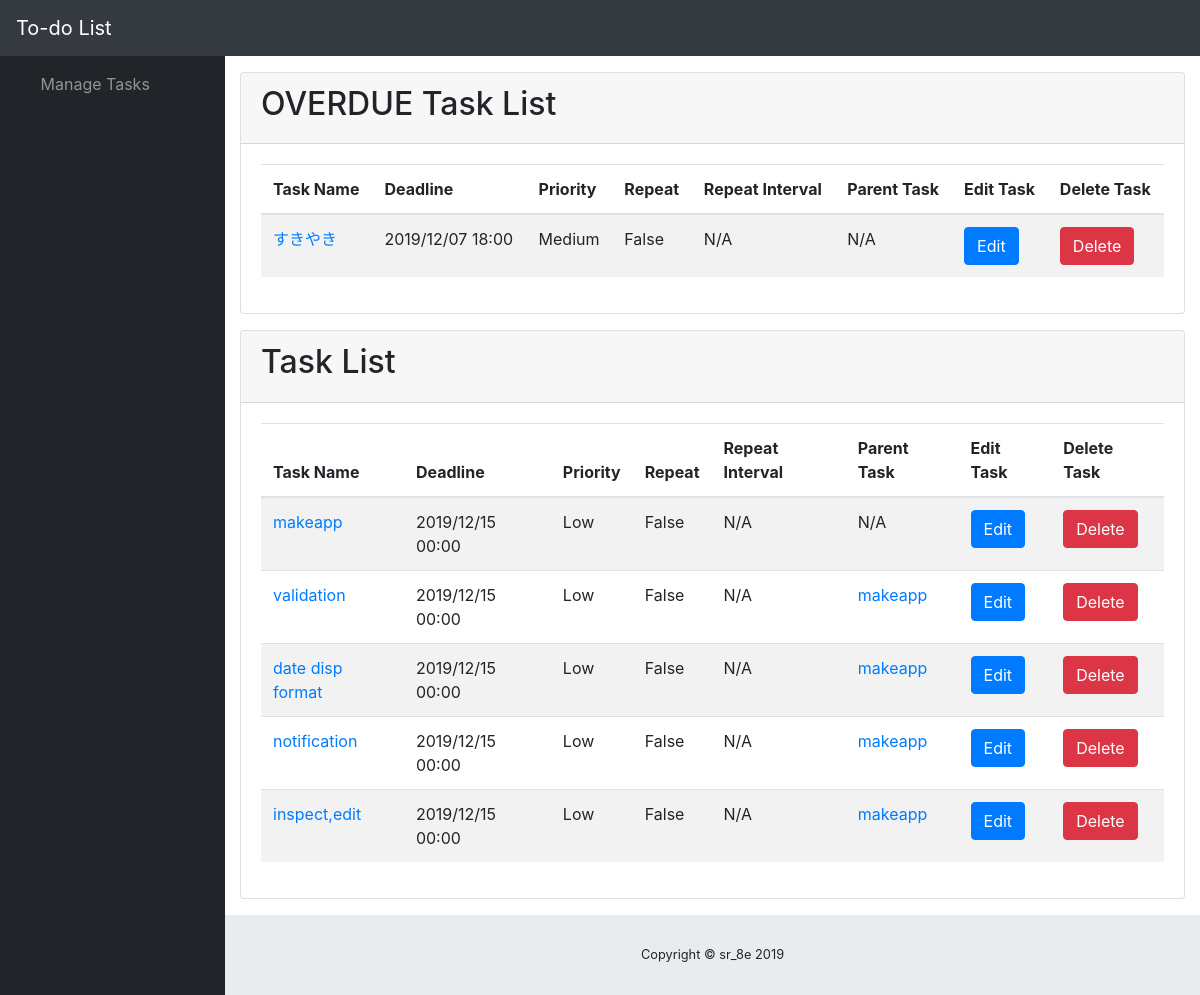
Page /todolist/list/ on the earlier database version.
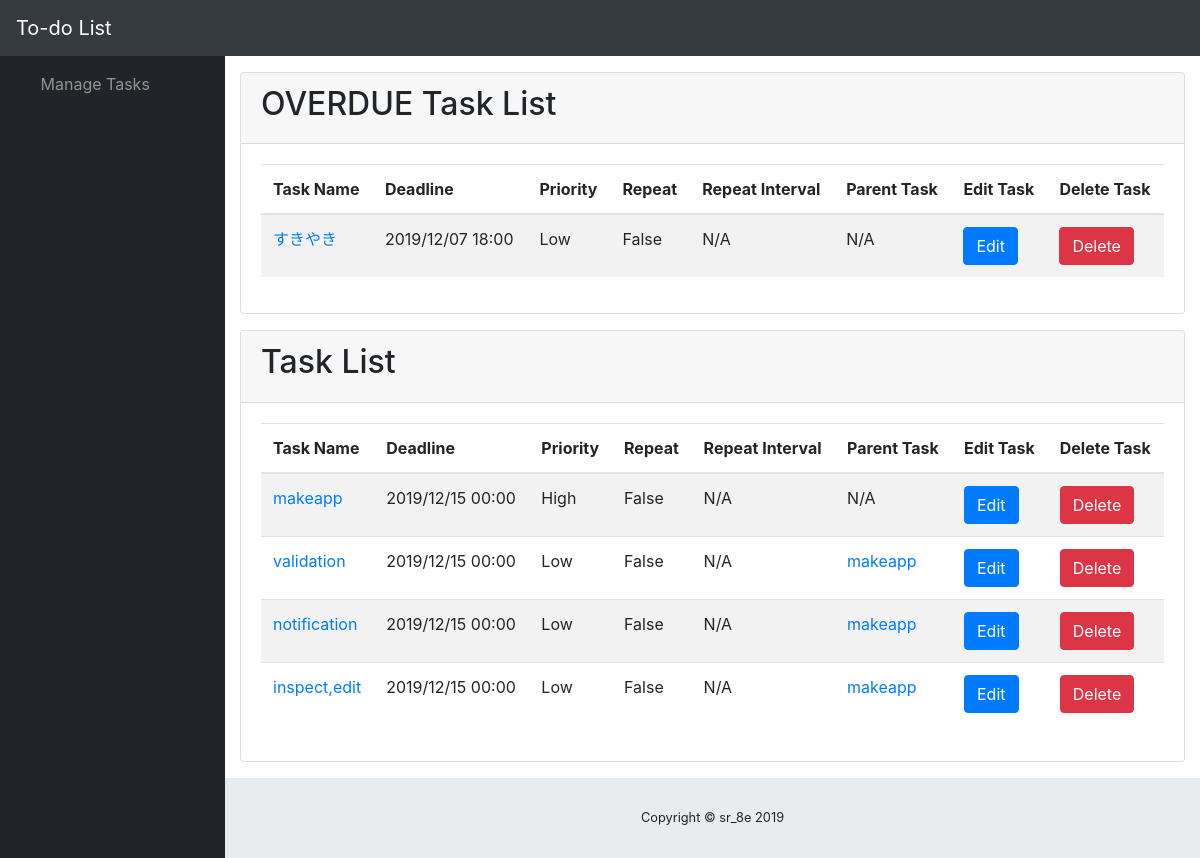
Same page on the later database version.
### todolistapp/models.py (models this page shows)
class Task(models.Model):
    taskname=models.CharField(max_length=128)
    deadline=models.DateTimeField()
    priority=models.IntegerField()
    do_repeat=models.BooleanField()
    interval=models.DurationField(blank=True,null=True)
    interval_type=models.IntegerField()
    parent=models.ForeignKey("self",on_delete=models.CASCADE,blank=True,null=True)

### todolistapp/views.py (the view)
# urls.py: path('list/', views.showtasklist, name='list'),
def showtasklist(req):
    tasks=Task.objects.all()
    t_overdue,t_intime,n=checkdue(tasks)
    return render(req,'todolistapp/tasklist.html',{'t_overdue':t_overdue, 't_intime':t_intime, 'n_overdue':n})

### todolistapp/views.py (called while the page is built)
def checkdue(tasks, pk=-1):
    intervals=[
        {"days":7},{"days":14},{"months":1},{"months":2}
    ]
    now=datetime.datetime.now().astimezone()
    t_overdue=[]
    t_intime=[]
    for t in tasks:
        if t.id==pk:continue
        if t.deadline<now:
            if t.do_repeat:
                tp=t.interval_type
                while t.deadline<now:
                    if tp==-1:
                        t.deadline+=t.interval
                    else:
                        t.deadline+=relativedelta(**intervals[tp])
                t.save()
                t_intime.append(t)
            else:
                t_overdue.append(t)
        else:
            t_intime.append(t)
    return (t_overdue, t_intime, len(t_overdue))

### todolistapp/templates/todolistapp/tasklist.html (shortened to what the changed rows need)
<!DOCTYPE html>
<html lang="en">
{% load static %}
{% load customfilters %}
<head>
    <link href="{% static 'todolistapp/vendor/fontawesome-free/css/all.min.css' %}" rel="stylesheet" type="text/css">
    <link href="{% static 'todolistapp/vendor/datatables/dataTables.bootstrap4.css' %}" rel="stylesheet">
    <link href="{% static 'todolistapp/css/sb-admin.css' %}" rel="stylesheet">
</head>
<body id="page-top">
    <div id="wrapper">
        <div id="content-wrapper">
            <div class="container-fluid">
                {% if n_overdue %}
                <div class="card mb-3">
                    <div class="card-header">
                        <h2>OVERDUE Task List</h2>
                    </div>
                    <div class="card-body">
                        <div class="table-responsive">
                            <table class="table table-striped" id="dataTable_od" width="100%" cellspacing="0">
                                <thead>
                                    <tr>
                                        <th>Task Name</th>
                                        <th>Deadline</th>
                                        <th>Priority</th>
                                        <th>Repeat</th>
                                        <th>Repeat Interval</th>
                                        <th>Parent Task</th>
                                        <th>Edit Task</th>
                                        <th>Delete Task</th>
                                    </tr>
                                </thead>
                                <tbody>
                                    {% for t in t_overdue %}
                                    <tr>
                                        <td><a href="{% url 'todolistapp:view' t.id %}">{{t.taskname}}</a></td>
                                        <td>{{t.deadline|date:"Y/m/d H:i"}}</td>
                                        <td>
                                            {% if t.priority == 0 %}
                                            Low
                                            {% elif t.priority == 1 %}
                                            Medium
                                            {% elif t.priority == 2 %}
                                            High
                                            {% elif t.priority == 3 %}
                                            Urgent
                                            {% endif %}
                                        </td>
                                        <td>{{t.do_repeat}}</td>
                                        <td>
                                            {% if not t.do_repeat %}
                                            N/A
                                            {% elif t.interval_type == -1 %}
                                            {% if t.interval %}{{t.interval|duration}}{% endif %}
                                            {% elif t.interval_type == 0 %}
                                            1 Week
                                            {% elif t.interval_type == 1 %}
                                            2 Weeks
                                            {% elif t.interval_type == 2 %}
                                            1 Month
                                            {% elif t.interval_type == 3 %}
                                            2 Month
                                            {% endif %}
                                        </td>
                                        <td>
                                            {% if t.parent == None %}
                                            N/A
                                            {% else %}
                                            {{t.parent.name}}
                                            {% endif %}
                                        </td>
                                        <td><a href="{% url 'todolistapp:edit' t.id %}"><Button class="btn btn-primary">Edit</Button></a></td>
                                        <td><a href="{% url 'todolistapp:del' t.id %}"><Button class="btn btn-danger">Delete</Button></a></td>
                                    </tr>
                                    {% endfor %}
                                </tbody>
                            </table>
                        </div>
                    </div>
                </div>
                {% endif %}
                <div class="card mb-3">
                    <div class="card-header">
                        <h2>Task List</h2>
                    </div>
                    <div class="card-body">
                        <div class="table-responsive">
                            <table class="table table-striped" id="dataTable" width="100%" cellspacing="0">
                                <thead>
                                    <tr>
                                        <th>Task Name</th>
                                        <th>Deadline</th>
                                        <th>Priority</th>
                                        <th>Repeat</th>
                                        <th>Repeat Interval</th>
                                        <th>Parent Task</th>
                                        <th>Edit Task</th>
                                        <th>Delete Task</th>
                                    </tr>
                                </thead>
                                <tbody>
                                    {% for t in t_intime %}
                                    <tr>
                                        <td><a href="{% url 'todolistapp:view' t.id %}">{{t.taskname}}</a></td>
                                        <td>{{t.deadline|date:"Y/m/d H:i"}}</td>
                                        <td>
                                            {% if t.priority == 0 %}
                                            Low
                                            {% elif t.priority == 1 %}
                                            Medium
                                            {% elif t.priority == 2 %}
                                            High
                                            {% elif t.priority == 3 %}
                                            Urgent
                                            {% endif %}
                                        </td>
                                        <td>{{t.do_repeat}}</td>
                                        <td>
                                            {% if not t.do_repeat %}
                                            N/A
                                            {% elif t.interval_type == -1 %}
                                            {% if t.interval %}{{t.interval|duration}}{% endif %}
                                            {% elif t.interval_type == 0 %}
                                            1 Week
                                            {% elif t.interval_type == 1 %}
                                            2 Weeks
                                            {% elif t.interval_type == 2 %}
                                            1 Month
                                            {% elif t.interval_type == 3 %}
                                            2 Month
                                            {% endif %}
                                        </td>
                                        <td>
                                            {% if t.parent == None %}
                                            N/A
                                            {% else %}
                                            <a href="{% url 'todolistapp:view' t.parent.id %}">{{t.parent.taskname}}</a>
                                            {% endif %}
                                        </td>
                                        <td><a href="{% url 'todolistapp:edit' t.id %}"><Button class="btn btn-primary">Edit</Button></a></td>
                                        <td><a href="{% url 'todolistapp:del' t.id %}"><Button class="btn btn-danger">Delete</Button></a></td>
                                    </tr>
                                    {% endfor %}
                                </tbody>
                            </table>
                        </div>
                    </div>
                </div>
            </div>
        </div>
    </div>
</body>
</html>

Differences in the rows shown:
removed Task: taskname "date disp format", deadline "2019/12/15 00:00", priority "Low", do_repeat "False", shows "N/A", parent.taskname "makeapp", shown under "Task List"
changed Task "すきやき": priority "Medium" → "Low"
changed Task (number 2 of 5 on the later page): priority "Low" → "High"
